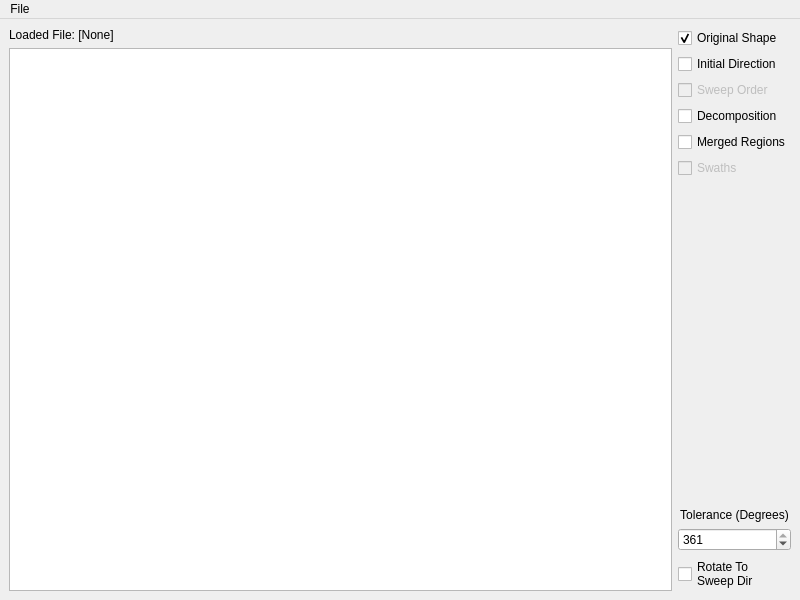
<?xml version="1.0" encoding="UTF-8"?>
<ui version="4.0">
 <class>MainWindow</class>
 <widget class="QMainWindow" name="MainWindow">
  <property name="geometry">
   <rect>
    <x>0</x>
    <y>0</y>
    <width>800</width>
    <height>600</height>
   </rect>
  </property>
  <property name="windowTitle">
   <string>MainWindow</string>
  </property>
  <widget class="QWidget" name="centralwidget">
   <layout class="QHBoxLayout" name="horizontalLayout">
    <item>
     <layout class="QVBoxLayout" name="verticalLayout_2">
      <item>
       <widget class="QLabel" name="label_fileName">
        <property name="text">
         <string>Loaded File: [None]</string>
        </property>
       </widget>
      </item>
      <item>
       <widget class="QGraphicsView" name="graphicsView"/>
      </item>
     </layout>
    </item>
    <item>
     <layout class="QVBoxLayout" name="verticalLayout">
      <item>
       <widget class="QCheckBox" name="checkBox_rawShape">
        <property name="text">
         <string>Original Shape</string>
        </property>
        <property name="checked">
         <bool>true</bool>
        </property>
       </widget>
      </item>
      <item>
       <widget class="QCheckBox" name="checkBox_initialDir">
        <property name="text">
         <string>Initial Direction</string>
        </property>
       </widget>
      </item>
      <item>
       <widget class="QCheckBox" name="checkBox_sweepOrder">
        <property name="enabled">
         <bool>false</bool>
        </property>
        <property name="text">
         <string>Sweep Order</string>
        </property>
       </widget>
      </item>
      <item>
       <widget class="QCheckBox" name="checkBox_decomposition">
        <property name="text">
         <string>Decomposition</string>
        </property>
       </widget>
      </item>
      <item>
       <widget class="QCheckBox" name="checkBox_merged">
        <property name="text">
         <string>Merged Regions</string>
        </property>
       </widget>
      </item>
      <item>
       <widget class="QCheckBox" name="checkBox_swaths">
        <property name="enabled">
         <bool>false</bool>
        </property>
        <property name="text">
         <string>Swaths</string>
        </property>
       </widget>
      </item>
      <item>
       <spacer name="verticalSpacer">
        <property name="orientation">
         <enum>Qt::Vertical</enum>
        </property>
        <property name="sizeHint" stdset="0">
         <size>
          <width>20</width>
          <height>40</height>
         </size>
        </property>
       </spacer>
      </item>
      <item>
       <widget class="QLabel" name="label">
        <property name="text">
         <string>Tolerance (Degrees)</string>
        </property>
        <property name="alignment">
         <set>Qt::AlignCenter</set>
        </property>
       </widget>
      </item>
      <item>
       <widget class="QSpinBox" name="spinBox_tolerance">
        <property name="maximum">
         <number>361</number>
        </property>
        <property name="value">
         <number>361</number>
        </property>
       </widget>
      </item>
      <item>
       <widget class="QCheckBox" name="checkBox_rotate">
        <property name="text">
         <string>Rotate To
Sweep Dir</string>
        </property>
       </widget>
      </item>
     </layout>
    </item>
   </layout>
  </widget>
  <widget class="QMenuBar" name="menuBar">
   <property name="geometry">
    <rect>
     <x>0</x>
     <y>0</y>
     <width>800</width>
     <height>22</height>
    </rect>
   </property>
   <widget class="QMenu" name="menuFile">
    <property name="title">
     <string>File</string>
    </property>
    <addaction name="action_loadShape"/>
   </widget>
   <addaction name="menuFile"/>
  </widget>
  <action name="action_loadShape">
   <property name="text">
    <string>Load Shape</string>
   </property>
  </action>
 </widget>
 <resources/>
 <connections/>
</ui>
